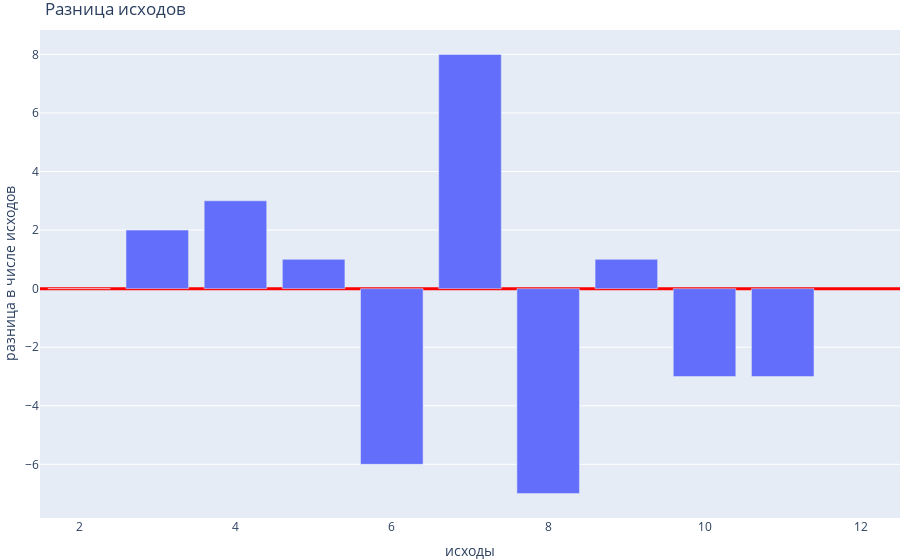

The notebook cell this image was saved under:
### Code cell
fig = go.Figure()
fig.add_trace(go.Bar(x = labels , y = values_1 - values_2))
fig.update_yaxes(zeroline=True, zerolinewidth=3, zerolinecolor='red')
fig.update_layout(title = 'Разница исходов',
                 xaxis_title = 'исходы',
                 yaxis_title = 'разница в числе исходов',
                 margin = dict(r = 0,l = 0,t = 30, b = 0))
fig.show()

### Figure 1 — Plotly figure (JSON) as saved in the notebook; plotly's stock layout.template omitted (floating-point values rounded to 4 significant figures)
{"data": [{"name": "Прибыль - Убытки", "type": "bar", "x": [2, 3, 4, 5, 6, 7, 8, 9, 10, 11, 12], "y": [0, 2, 3, 1, -6, 8, -7, 1, -3, -3, null, null]}], "layout": {"margin": {"b": 0, "l": 0, "r": 0, "t": 30}, "title": {"text": "Разница исходов"}, "xaxis": {"title": {"text": "исходы"}}, "yaxis": {"title": {"text": "разница в числе исходов"}, "zeroline": true, "zerolinecolor": "red", "zerolinewidth": 3}}}
